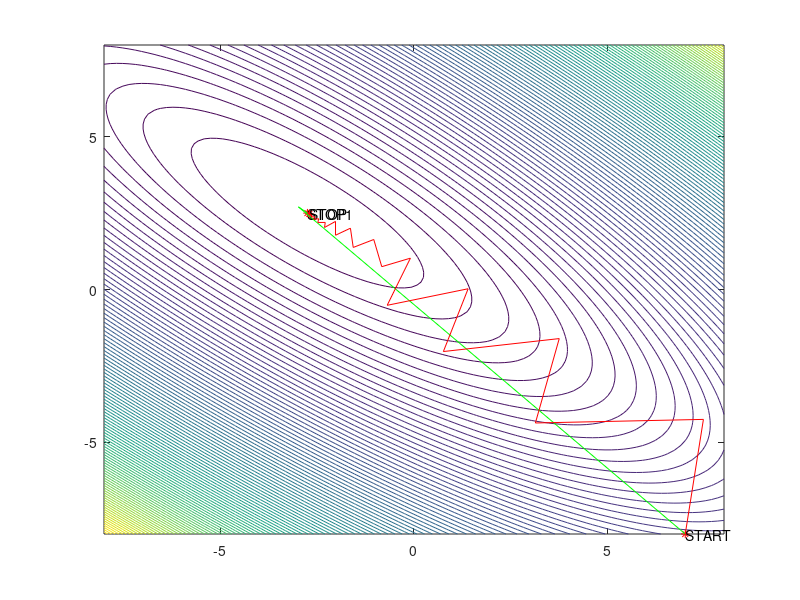

MATLAB code for this plot:
function Lab_17
    clc
    close all

    wybor = 1;

    switch wybor
        case 1
            f = @(x) 10 * x(1, :) .^ 2 + 15 * x(2, :) .^ 2 + 20 * x(1, :) .* x(2, :) + 5 * x(1, :) - 20 * x(2, :);
            xp = -8; xk = 8; yp = -8; yk = 8; x0 = [7; -8];
        case 2
            f = @(x) 100 * (x(2, :) - x(1, :) .^ 2) .^ 2 + (1 - x(1, :)) .^ 2;
            xp = -2; xk = 2; yp = -1; yk = 4; x0 = [-2; 3];
        case 3
            f = @(x)log(exp(x(1, :) + 3 * x(2, :) - 0.1) + exp(x(1, :) - 3 * x(2, :) - 0.1) + exp(-x(1, :) - 0.1));
            xp = -4; xk = 4; yp = -2; yk = 2; x0 = [2; 2];
        otherwise
    end

    tol = 1e-4; ftol = 1e-4;

    [x_opt_1, dx_1, it_1] = m_newtona(f, x0, tol, ftol);
    [x_opt_2, dx_2, it_2] = m_min_kierunkow(f, x0, tol, ftol);

    fprintf("f(%f,%f) = %f, #it = %d\n", x_opt_1(1), x_opt_1(2), f(x_opt_1), it_1)
    fprintf("f(%f, %f) = %f, #it = %d\n", x_opt_2(1), x_opt_2(2), f(x_opt_2), it_2)

    [X, Y] = meshgrid(linspace(xp, xk, 100), linspace(yp, yk, 100));
    Z = reshape(f([X(:), Y(:)]'), size(X));
    figure;
    contour(X, Y, Z, 100)
    hold on
    plot(x0(1), x0(2), "r*"); text(x0(1), x0(2), "START")
    plot(x_opt_1(1), x_opt_1(2), "r*"); text(x_opt_1(1), x_opt_1(2), "STOP1")
    plot(x_opt_2(1), x_opt_2(2), "r*"); text(x_opt_2(1), x_opt_2(2), "STOP")

    for k = 1:length(dx_1) - 1
        line([dx_1(1, k) dx_1(1, k + 1)], [dx_1(2, k) dx_1(2, k + 1)], "Color", "g")
    end

    for k = 1:length(dx_2) - 1
        line([dx_2(1, k) dx_2(1, k + 1)], [dx_2(2, k) dx_2(2, k + 1)], "Color", "r")
    end

end

function [x_opt, dx, it] = m_newtona(f, x0, gtol, ftol)
    max_iter = 1000;
    x_opt = x0;
    dx = [x0];

    for it = 1:max_iter
        % Calculate the gradient and Hessian
        grad = gradient(f, x_opt);
        hessian = hessian_matrix(f, x_opt);

        % Check the gradient norm for convergence
        if norm(grad) < gtol
            break;
        end

        % Calculate the search direction using the Newton method
        direction = -inv(hessian) * grad;

        % Perform line search to find the step size
        t = line_search(f, x_opt, direction);

        % Update the current solution
        x_opt = x_opt + t * direction;

        % Store the current solution for visualization
        dx = [dx x_opt];

        % Check the function value change for convergence
        if abs((f(x_opt) - f(dx(:, end - 1))) / f(dx(:, end - 1))) < ftol
            break;
        end
    end

end

function [x_opt, dx, it] = m_min_kierunkow(f, x0, gtol, ftol)
    max_iter = 1000;
    x_opt = x0;
    dx = [x0];

    for it = 1:max_iter
        % Calculate the gradient
        grad = gradient(f, x_opt);

        % Check the gradient norm for convergence
        if norm(grad) < gtol
            break;
        end

        % Calculate the search direction (steepest descent)
        direction = -grad;

        % Perform line search to find the step size
        t = line_search(f, x_opt, direction);

        % Update the current solution
        x_opt = x_opt + t * direction;

        % Store the current solution for visualization
        dx = [dx x_opt];

        % Check the function value change for convergence
        if abs((f(x_opt) - f(dx(:, end - 1))) / f(dx(:, end - 1))) < ftol
            break;
        end
    end
end

function grad = gradient(f, x)
    h = 1e-6;
    grad = zeros(size(x));

    for i = 1:length(x)
        x1 = x;
        x2 = x;
        x1(i) = x1(i) - h;
        x2(i) = x2(i) + h;
        grad(i) = (f(x2) - f(x1)) / (2 * h);
    end
end

function hessian = hessian_matrix(f, x)
    h = 1e-6;
    n = length(x);
    hessian = zeros(n, n);

    for i = 1:n

        for j = 1:n
            x1 = x;
            x2 = x;
            x1(i) = x1(i) - h;
            x2(i) = x2(i) + h;

            gx1 = gradient(f, x1);
            gx2 = gradient(f, x2);

            hessian(i, j) = (gx2(j) - gx1(j)) / (2 * h);
        end
    end
end

function t = line_search(f, x, direction)
    alpha = 0.01;
    beta = 0.5;
    t = 1;

    while f(x + t * direction) > f(x) + alpha * t * gradient(f, x)' * direction
        t = beta * t;
    end
end
